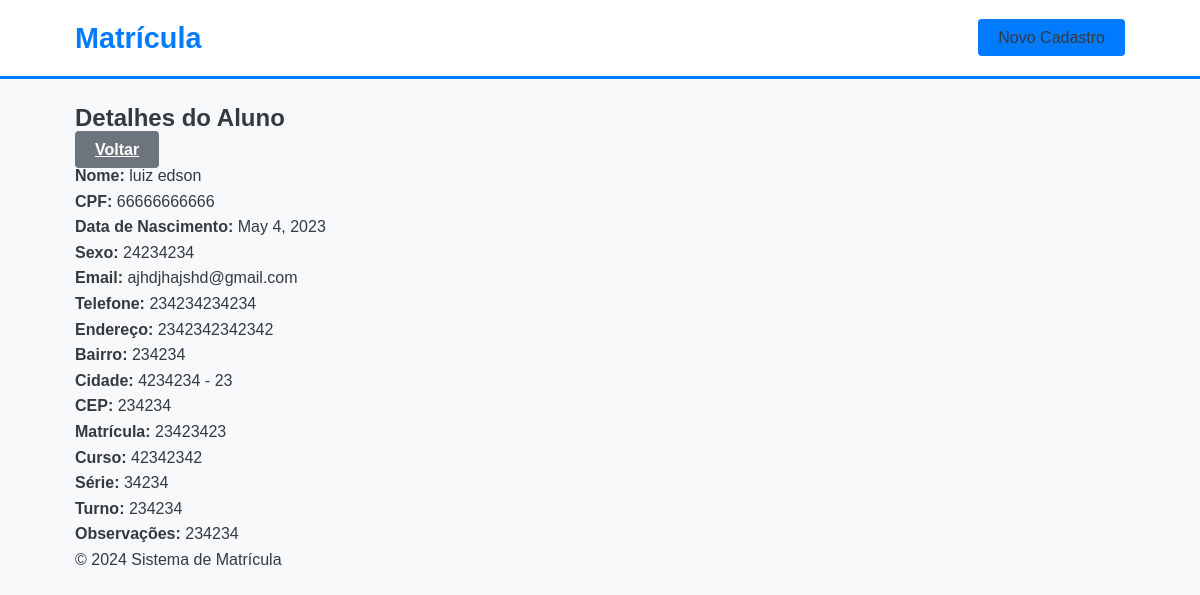
The page /detalhes/1/ on the database its author committed.
### matricula/models.py (models this page shows)
class Aluno(models.Model):
    nome_aluno = models.CharField(max_length=150)
    endereco = models.CharField(max_length=250)
    email = models.EmailField()
    nasc = models.DateField()
    sexo = models.CharField(max_length=250)
    cpf = models.CharField(max_length=11)
    telefone = models.CharField(max_length=15)
    cep = models.CharField(max_length=8)
    bairro = models.CharField(max_length=150)
    cidade = models.CharField(max_length=250)
    uf = models.CharField(max_length=2)
    matricula = models.CharField(max_length=150)
    curso = models.CharField(max_length=250)
    serie = models.IntegerField()
    turno = models.CharField(max_length=150)
    observacoes = models.TextField()

### matricula/views.py (the view)
# urls.py: path('detalhes/<int:id>/', views.aluno_detalhes, name='aluno_detalhes'),
def aluno_detalhes(request, id):
    alunos = get_object_or_404(Aluno, id=id)
    return render(request, "detalhes.html", {"alunos": alunos})

### templates/detalhes.html
{% extends 'base.html' %}
{% load static %}
{% block conteudo %}
<h2>Detalhes do Aluno</h2>
<a href="{% url 'aluno_listar' %}" class="btn btn-secondary mb-3">Voltar</a>
<div class="detalhes-aluno">
    <p><strong>Nome:</strong> {{ alunos.nome_aluno }}</p>
    <p><strong>CPF:</strong> {{ alunos.cpf }}</p>
    <p><strong>Data de Nascimento:</strong> {{ alunos.nasc }}</p>
    <p><strong>Sexo:</strong> {{ alunos.sexo }}</p>
    <p><strong>Email:</strong> {{ alunos.email }}</p>
    <p><strong>Telefone:</strong> {{ alunos.telefone }}</p>
    <p><strong>Endereço:</strong> {{ alunos.endereco }}</p>
    <p><strong>Bairro:</strong> {{ alunos.bairro }}</p>
    <p><strong>Cidade:</strong> {{ alunos.cidade }} - {{ alunos.uf }}</p>
    <p><strong>CEP:</strong> {{ alunos.cep }}</p>
    <p><strong>Matrícula:</strong> {{ alunos.matricula }}</p>
    <p><strong>Curso:</strong> {{ alunos.curso }}</p>
    <p><strong>Série:</strong> {{ alunos.serie }}</p>
    <p><strong>Turno:</strong> {{ alunos.turno }}</p>
    <p><strong>Observações:</strong> {{ alunos.observacoes|default:"Nenhuma observação." }}</p>
</div>
{% endblock conteudo %}

### static/css/base.css (style rules this page uses)
:root { --primary-color: #007bff; --secondary-color: #6c757d; --success-color: #28a745; --warning-color: #ffc107; --danger-color: #dc3545; --bg-light: #f8f9fa; --border-color: #dee2e6; --text-dark: #343a40; }
* { box-sizing: border-box; margin: 0; padding: 0; }
body { font-family: sans-serif; color: var(--text-dark); line-height: 1.6; background-color: var(--bg-light); }
.btn-primary, .btn-secondary { padding: 10px 20px; border: none; border-radius: 4px; cursor: pointer; font-weight: bold; transition: background-color 0.2s; }
.btn-secondary { background-color: var(--secondary-color); color: white; }

### rows shown on the page
Aluno: nome_aluno "luiz edson", cpf "66666666666", nasc "May 4, 2023", sexo "24234234", email "ajhdjhajshd@gmail.com", telefone "234234234234", endereco "2342342342342", bairro "234234", cidade "4234234", uf "23", cep "234234", matricula "23423423", curso "42342342", serie "34234", turno "234234", observacoes "234234"
